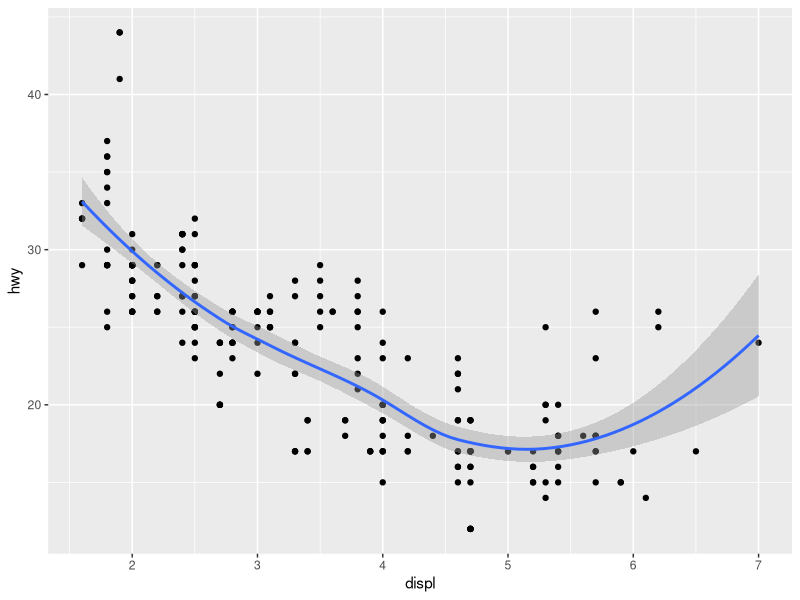
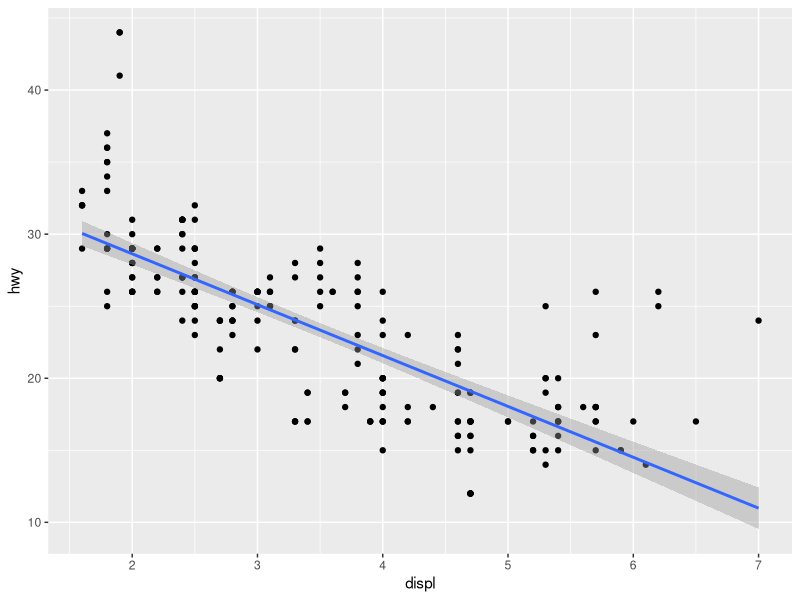
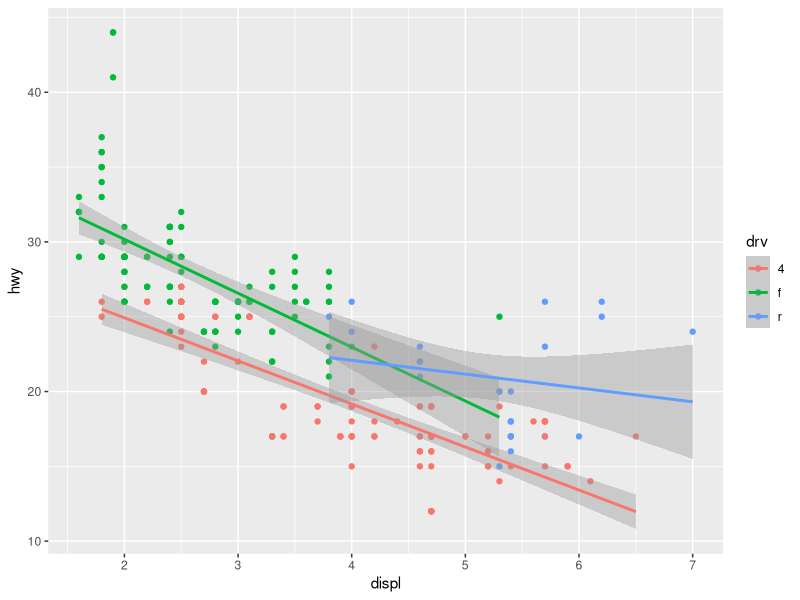
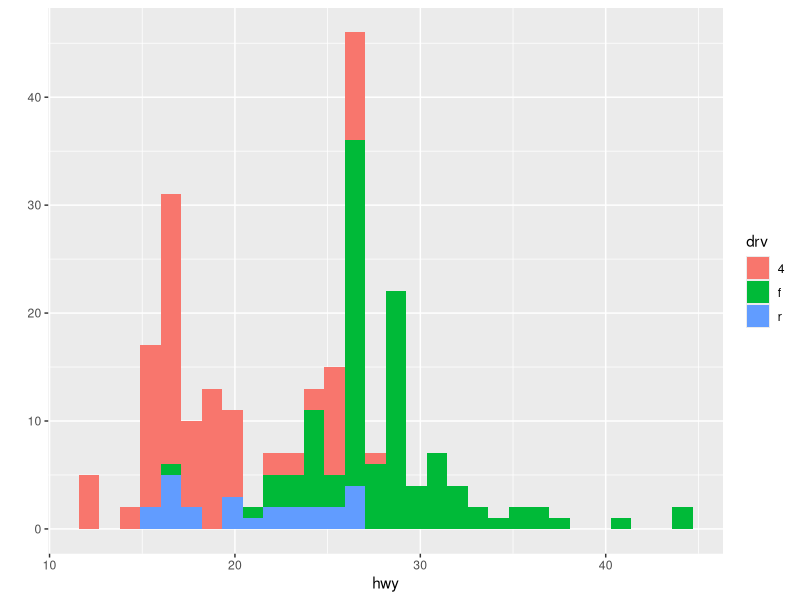
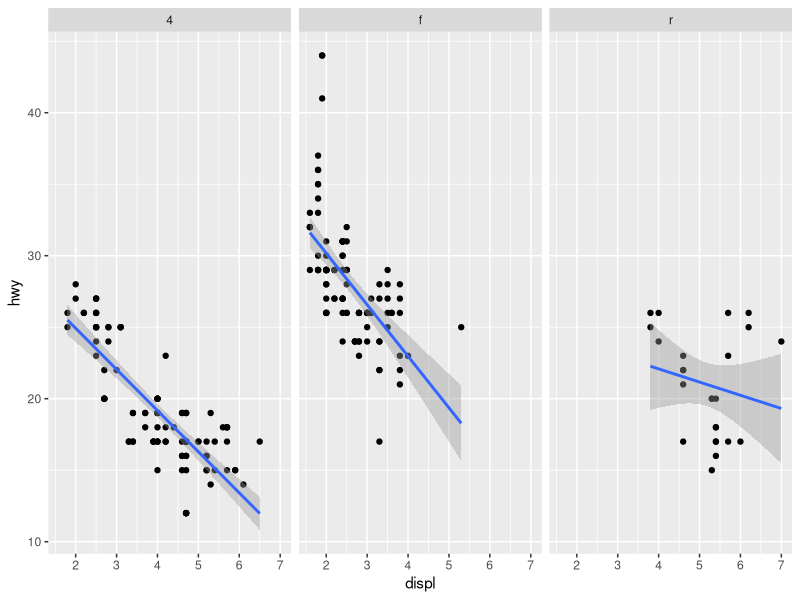
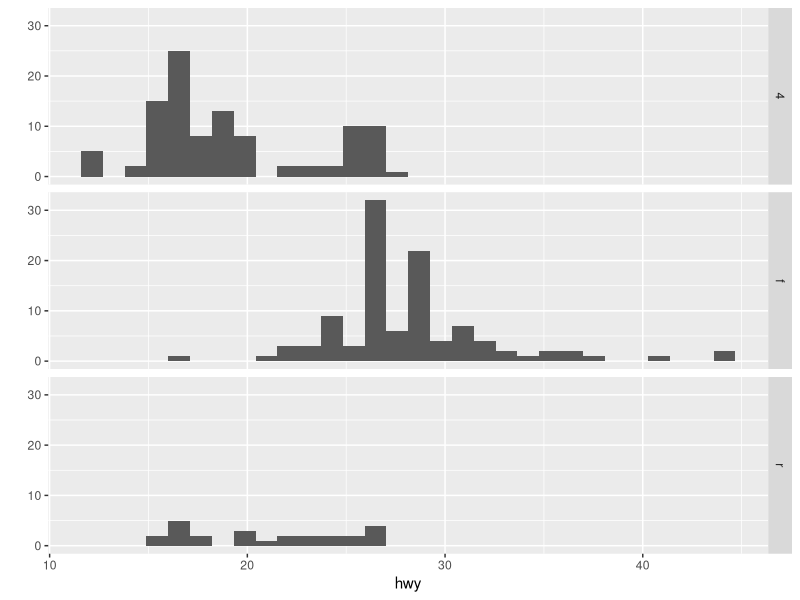
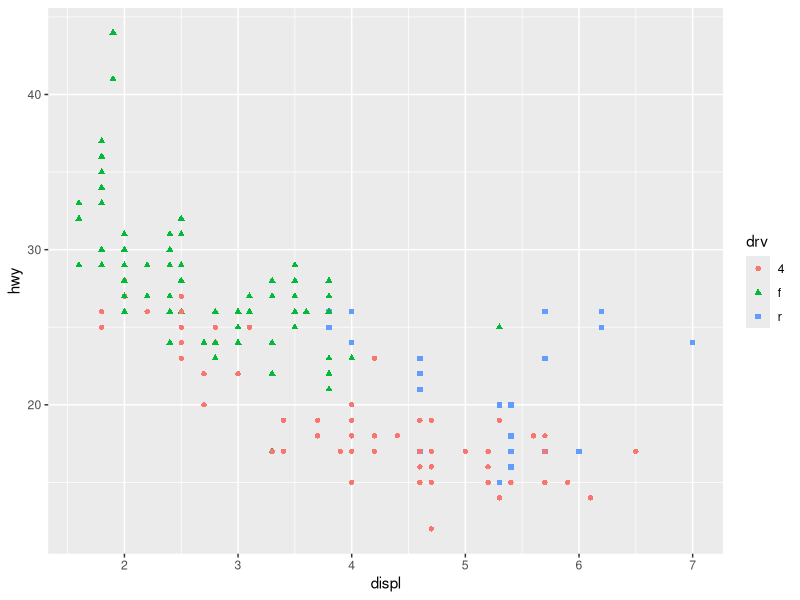
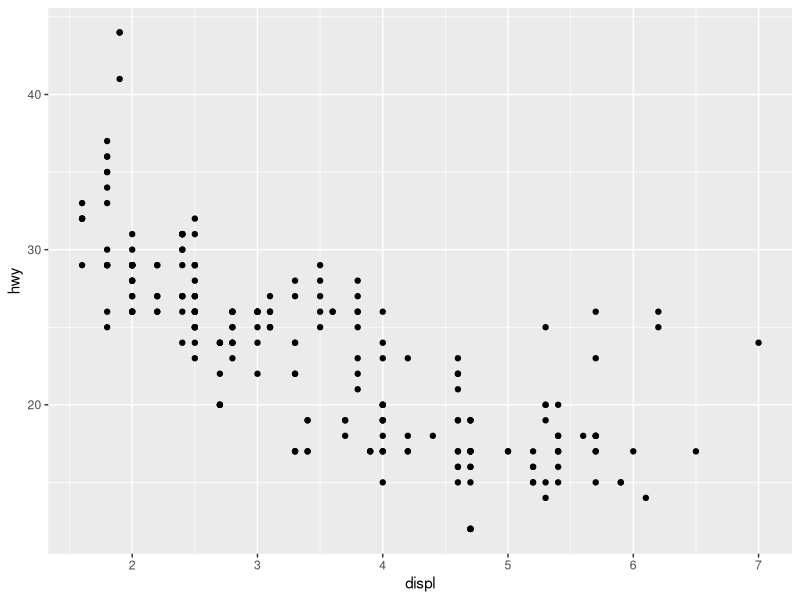

Write the R code that produced these figures, in order.
library(ggplot2)

#95% confidence is in the grey zone
qplot(displ, hwy, data = mpg, geom = c("point", "smooth"))
qplot(displ, hwy, data = mpg) + geom_smooth(method = "lm")   #smooth with linear model
qplot(displ, hwy, data = mpg, color = drv) + geom_smooth(method = "lm") 
qplot(hwy, data = mpg, fill = drv)

# .~ means only column,not specifying the rows, ~. means only specifiying the rows not columns
qplot(displ, hwy, data = mpg, facets = .~drv) + geom_smooth(method = "lm")
qplot(hwy, data = mpg, facets = drv~.)

qplot(displ, hwy, data = mpg, shape = drv, color = drv)

#another way to do things
g <- ggplot(mpg, aes(displ, hwy))
g + geom_point()
g + geom_point() + geom_smooth(method = "lm")
g + facet_grid(.~drv) + geom_point() + geom_smooth(method = "lm") + xlab(expression("hello" *PM[2.5])) + ggtitle("My Graph") + theme_gray()
g + geom_point(color = "steelblue", size = 4, alpha = 0.5) 
g + geom_point(aes(color = drv), size = 4, alpha = 0.5) + labs(x = expression("hello " *PM[2.5]))

#change smooth
g + geom_point(color = "steelblue", size = 4, alpha = 0.5) + geom_smooth(size = 4, linetype = 3, method = "lm", se = FALSE) + theme_bw()

#set y limitation
g + geom_line() + ylim(10, 30)  #datas exceeds the limit will be removed
g + geom_line() + coord_cartesian(ylim = c(10,30))  #this will include the datas which exceeds the limit

#cutpoints
cutpoints <- quantile(mpg$hwy, seq(0,1,length=4), na.rm = TRUE)
mpg$cut <- cut(mpg$hwy, cutpoints)
levels(mpg$cut)


